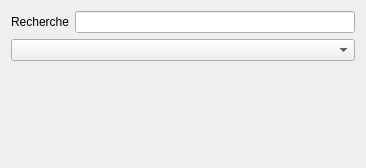
<?xml version="1.0" encoding="UTF-8"?>
<ui version="4.0">
 <class>Form</class>
 <widget class="QWidget" name="Form">
  <property name="geometry">
   <rect>
    <x>0</x>
    <y>0</y>
    <width>366</width>
    <height>168</height>
   </rect>
  </property>
  <property name="windowTitle">
   <string>Form</string>
  </property>
  <property name="styleSheet">
   <string notr="true">border-color: rgb(0, 0, 0);</string>
  </property>
  <layout class="QFormLayout" name="formLayout">
   <item row="0" column="0">
    <widget class="QLabel" name="label">
     <property name="text">
      <string>Recherche</string>
     </property>
    </widget>
   </item>
   <item row="0" column="1">
    <widget class="QLineEdit" name="lineEdit"/>
   </item>
   <item row="1" column="0" colspan="2">
    <widget class="QComboBox" name="comboBox_interv"/>
   </item>
  </layout>
 </widget>
 <resources/>
 <connections/>
</ui>
